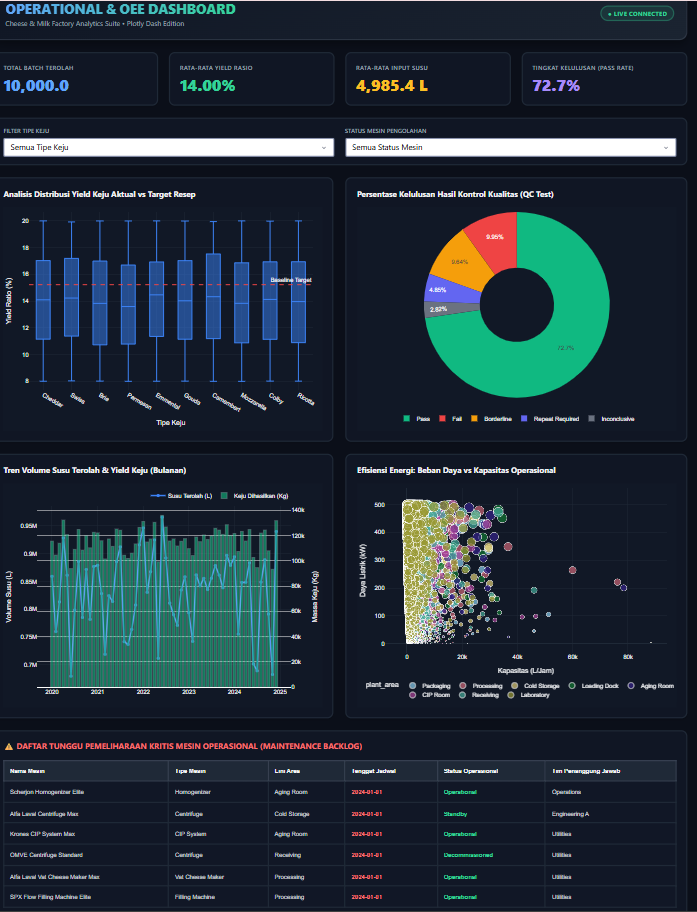

Generate this figure with Python:
"""
Plotly Dash Interactive Dashboard
Project: Cheese & Milk Factory Advanced Analytics Dashboard
Author: Antigravity AI
Date: 2026-06-02

This script runs a premium, production-grade interactive dashboard using Plotly Dash.
It connects to the SQLite Star Schema database, providing real-time data filters, 
dynamic charts, OEE metrics, and maintenance scheduling visual alerts.
"""

import os
import sqlite3
import pandas as pd
import plotly.express as px
import plotly.graph_objects as go
import dash
from dash import dcc, html, Input, Output, dash_table

# Initialize Dash App
app = dash.Dash(
    __name__,
    meta_tags=[{"name": "viewport", "content": "width=device-width, initial-scale=1"}],
    title="Cheese & Milk Factory Analytics Dashboard"
)

workspace_path = r"c:\Users\hpvic\OneDrive\Documents\Cheese & Milk Factory"
db_path = os.path.join(workspace_path, "factory_operations.db")

# Standard dark theme chart template
chart_layout_theme = dict(
    paper_bgcolor='rgba(17, 24, 39, 0.7)',
    plot_bgcolor='rgba(0,0,0,0)',
    font=dict(color='#F3F4F6', family='Inter, sans-serif'),
    xaxis=dict(gridcolor='#1F2937', zerolinecolor='#1F2937'),
    yaxis=dict(gridcolor='#1F2937', zerolinecolor='#1F2937')
)

# Fetch static dropdown values
conn = sqlite3.connect(db_path)
cheese_types = pd.read_sql("SELECT DISTINCT cheese_type FROM dim_recipes ORDER BY cheese_type", conn)['cheese_type'].tolist()
equipment_statuses = pd.read_sql("SELECT DISTINCT status FROM dim_equipment ORDER BY status", conn)['status'].tolist()
conn.close()

# Premium CSS Styles for inline injection (Space Dark Theme)
STYLES = {
    'body': {
        'backgroundColor': '#0B0F19',
        'color': '#F3F4F6',
        'fontFamily': 'Inter, system-ui, -apple-system, sans-serif',
        'margin': '0',
        'padding': '20px',
        'minHeight': '100vh'
    },
    'container': {
        'maxWidth': '1400px',
        'margin': '0 auto'
    },
    'header_card': {
        'background': 'linear-gradient(135deg, rgba(17, 24, 39, 0.8), rgba(31, 41, 55, 0.8))',
        'border': '1px solid rgba(75, 85, 99, 0.4)',
        'borderRadius': '16px',
        'padding': '24px',
        'marginBottom': '24px',
        'boxShadow': '0 10px 15px -3px rgba(0, 0, 0, 0.3)',
        'display': 'flex',
        'justifyContent': 'space-between',
        'alignItems': 'center'
    },
    'title': {
        'margin': '0',
        'fontSize': '28px',
        'fontWeight': '800',
        'letterSpacing': '-0.025em',
        'background': 'linear-gradient(to right, #60A5FA, #34D399)',
        'WebkitBackgroundClip': 'text',
        'WebkitTextFillColor': 'transparent'
    },
    'subtitle': {
        'margin': '4px 0 0 0',
        'color': '#9CA3AF',
        'fontSize': '14px'
    },
    'kpi_row': {
        'display': 'grid',
        'gridTemplateColumns': 'repeat(auto-fit, minmax(240px, 1fr))',
        'gap': '20px',
        'marginBottom': '24px'
    },
    'kpi_card': {
        'backgroundColor': 'rgba(17, 24, 39, 0.8)',
        'border': '1px solid #1F2937',
        'borderRadius': '12px',
        'padding': '20px',
        'boxShadow': '0 4px 6px -1px rgba(0, 0, 0, 0.1)',
        'position': 'relative',
        'overflow': 'hidden'
    },
    'kpi_value': {
        'fontSize': '32px',
        'fontWeight': '800',
        'margin': '8px 0 0 0'
    },
    'kpi_label': {
        'color': '#9CA3AF',
        'fontSize': '12px',
        'textTransform': 'uppercase',
        'letterSpacing': '0.05em',
        'fontWeight': '600'
    },
    'filter_row': {
        'backgroundColor': 'rgba(17, 24, 39, 0.8)',
        'border': '1px solid #1F2937',
        'borderRadius': '12px',
        'padding': '16px 20px',
        'marginBottom': '24px',
        'display': 'flex',
        'flexWrap': 'wrap',
        'gap': '20px',
        'alignItems': 'center'
    },
    'filter_group': {
        'flex': '1',
        'minWidth': '200px'
    },
    'filter_label': {
        'display': 'block',
        'color': '#9CA3AF',
        'fontSize': '12px',
        'marginBottom': '8px',
        'fontWeight': '600'
    },
    'charts_grid': {
        'display': 'grid',
        'gridTemplateColumns': 'repeat(auto-fit, minmax(580px, 1fr))',
        'gap': '24px',
        'marginBottom': '24px'
    },
    'chart_card': {
        'backgroundColor': 'rgba(17, 24, 39, 0.8)',
        'border': '1px solid #1F2937',
        'borderRadius': '12px',
        'padding': '20px',
        'boxShadow': '0 4px 6px -1px rgba(0, 0, 0, 0.1)'
    },
    'chart_title': {
        'margin': '0 0 16px 0',
        'fontSize': '16px',
        'fontWeight': '700',
        'color': '#F3F4F6'
    },
    'alert_card': {
        'backgroundColor': 'rgba(17, 24, 39, 0.8)',
        'border': '1px solid #1F2937',
        'borderRadius': '12px',
        'padding': '20px',
        'boxShadow': '0 4px 6px -1px rgba(0, 0, 0, 0.1)'
    }
}

# Dash App Layout
app.layout = html.Div(style=STYLES['body'], children=[
    html.Div(style=STYLES['container'], children=[
        
        # HEADER CARD
        html.Div(style=STYLES['header_card'], children=[
            html.Div([
                html.H1("OPERATIONAL & OEE DASHBOARD", style=STYLES['title']),
                html.P("Cheese & Milk Factory Analytics Suite • Plotly Dash Edition", style=STYLES['subtitle'])
            ]),
            html.Div(children=[
                html.Span("● LIVE CONNECTED", style={
                    'color': '#34D399', 
                    'fontWeight': '700', 
                    'fontSize': '12px',
                    'letterSpacing': '0.05em',
                    'border': '1px solid rgba(52, 211, 153, 0.3)',
                    'padding': '6px 12px',
                    'borderRadius': '20px',
                    'backgroundColor': 'rgba(52, 211, 153, 0.1)'
                })
            ])
        ]),

        # KPI CARDS ROW
        html.Div(id="kpi-cards-row", style=STYLES['kpi_row']),

        # FILTERS CARD
        html.Div(style=STYLES['filter_row'], children=[
            # Filter 1: Cheese Type Selection
            html.Div(style=STYLES['filter_group'], children=[
                html.Label("FILTER TIPE KEJU", style=STYLES['filter_label']),
                dcc.Dropdown(
                    id='cheese-type-dropdown',
                    options=[{'label': 'Semua Tipe Keju', 'value': 'ALL'}] + [{'label': t, 'value': t} for t in cheese_types],
                    value='ALL',
                    clearable=False,
                    style={'backgroundColor': '#1F2937', 'color': '#000'}
                )
            ]),
            
            # Filter 2: Equipment Status
            html.Div(style=STYLES['filter_group'], children=[
                html.Label("STATUS MESIN PENGOLAHAN", style=STYLES['filter_label']),
                dcc.Dropdown(
                    id='equipment-status-dropdown',
                    options=[{'label': 'Semua Status Mesin', 'value': 'ALL'}] + [{'label': s, 'value': s} for s in equipment_statuses],
                    value='ALL',
                    clearable=False,
                    style={'backgroundColor': '#1F2937', 'color': '#000'}
                )
            ])
        ]),

        # CHARTS GRID
        html.Div(style=STYLES['charts_grid'], children=[
            # Chart 1: Actual vs Target Yield Boxplot
            html.Div(style=STYLES['chart_card'], children=[
                html.H3("Analisis Distribusi Yield Keju Aktual vs Target Resep", style=STYLES['chart_title']),
                dcc.Graph(id='yield-distribution-chart', config={'displayModeBar': False})
            ]),
            
            # Chart 2: QC Quality Tests Pie Chart
            html.Div(style=STYLES['chart_card'], children=[
                html.H3("Persentase Kelulusan Hasil Kontrol Kualitas (QC Test)", style=STYLES['chart_title']),
                dcc.Graph(id='qc-outcomes-chart', config={'displayModeBar': False})
            ]),
            
            # Chart 3: Productive Volume Trends
            html.Div(style=STYLES['chart_card'], children=[
                html.H3("Tren Volume Susu Terolah & Yield Keju (Bulanan)", style=STYLES['chart_title']),
                dcc.Graph(id='production-volume-chart', config={'displayModeBar': False})
            ]),
            
            # Chart 4: Power Load vs Capacity
            html.Div(style=STYLES['chart_card'], children=[
                html.H3("Efisiensi Energi: Beban Daya vs Kapasitas Operasional", style=STYLES['chart_title']),
                dcc.Graph(id='energy-efficiency-chart', config={'displayModeBar': False})
            ])
        ]),

        # MAINTENANCE ALERT TABLE
        html.Div(style=STYLES['alert_card'], children=[
            html.H3("⚠️ DAFTAR TUNGGU PEMELIHARAAN KRITIS MESIN OPERASIONAL (MAINTENANCE BACKLOG)", style={
                'margin': '0 0 16px 0', 'fontSize': '16px', 'fontWeight': '700', 'color': '#F87171'
            }),
            html.Div(id="backlog-table-container")
        ])
    ])
])


# --- DYNAMIC INTERACTIVE CALLBACKS ---

@app.callback(
    [
        Output('kpi-cards-row', 'children'),
        Output('yield-distribution-chart', 'figure'),
        Output('qc-outcomes-chart', 'figure'),
        Output('production-volume-chart', 'figure'),
        Output('energy-efficiency-chart', 'figure'),
        Output('backlog-table-container', 'children')
    ],
    [
        Input('cheese-type-dropdown', 'value'),
        Input('equipment-status-dropdown', 'value')
    ]
)
def update_dashboard(selected_cheese, selected_status):
    # Establish SQLite connection
    conn = sqlite3.connect(db_path)
    
    # 1. KPI CARDS CALCULATION
    q_kpis = """
    SELECT 
        COUNT(p.batch_id) as total_batches,
        ROUND(AVG(p.cheese_yield_kg / p.milk_volume_liters * 100), 2) as avg_yield_pct,
        ROUND(AVG(p.milk_volume_liters), 1) as avg_milk_vol
    FROM fact_cheese_production p
    JOIN dim_recipes r ON p.recipe_id = r.recipe_id
    JOIN dim_equipment e ON p.equipment_id = e.equipment_id
    WHERE 1=1
    """
    params_kpis = []
    if selected_cheese != 'ALL':
        q_kpis += " AND r.cheese_type = ?"
        params_kpis.append(selected_cheese)
    if selected_status != 'ALL':
        q_kpis += " AND e.status = ?"
        params_kpis.append(selected_status)
        
    df_kpis = pd.read_sql(q_kpis, conn, params=params_kpis)
    total_batches = df_kpis.iloc[0]['total_batches'] or 0
    avg_yield = df_kpis.iloc[0]['avg_yield_pct'] or 0.0
    avg_milk = df_kpis.iloc[0]['avg_milk_vol'] or 0.0

    # Get Pass rate
    q_qc = """
    SELECT 
        outcome,
        COUNT(*) as count
    FROM fact_quality_tests q
    JOIN fact_cheese_production p ON q.batch_id = p.batch_id
    JOIN dim_recipes r ON p.recipe_id = r.recipe_id
    JOIN dim_equipment e ON q.equipment_id = e.equipment_id
    WHERE 1=1
    """
    params_qc = []
    if selected_cheese != 'ALL':
        q_qc += " AND r.cheese_type = ?"
        params_qc.append(selected_cheese)
    if selected_status != 'ALL':
        q_qc += " AND e.status = ?"
        params_qc.append(selected_status)
    q_qc += " GROUP BY outcome"
        
    df_qc = pd.read_sql(q_qc, conn, params=params_qc)
    total_tests = df_qc['count'].sum()
    passed_tests = df_qc[df_qc['outcome'] == 'Pass']['count'].sum()
    pass_rate = (passed_tests / total_tests * 100) if total_tests > 0 else 0.0

    kpi_cards = [
        html.Div(style=STYLES['kpi_card'], children=[
            html.Div("TOTAL BATCH TEROLAH", style=STYLES['kpi_label']),
            html.Div(f"{total_batches:,}", style={**STYLES['kpi_value'], 'color': '#60A5FA'})
        ]),
        html.Div(style=STYLES['kpi_card'], children=[
            html.Div("RATA-RATA YIELD RASIO", style=STYLES['kpi_label']),
            html.Div(f"{avg_yield:.2f}%", style={**STYLES['kpi_value'], 'color': '#34D399'})
        ]),
        html.Div(style=STYLES['kpi_card'], children=[
            html.Div("RATA-RATA INPUT SUSU", style=STYLES['kpi_label']),
            html.Div(f"{avg_milk:,.1f} L", style={**STYLES['kpi_value'], 'color': '#FBBF24'})
        ]),
        html.Div(style=STYLES['kpi_card'], children=[
            html.Div("TINGKAT KELULUSAN (PASS RATE)", style=STYLES['kpi_label']),
            html.Div(f"{pass_rate:.1f}%", style={**STYLES['kpi_value'], 'color': '#A78BFA'})
        ])
    ]

    # 2. CHART 1: CHEESE YIELD DISTRIBUTION BOXPLOT
    q_y_chart = """
    SELECT 
        r.cheese_type,
        (p.cheese_yield_kg / p.milk_volume_liters * 100) as yield_pct,
        r.yield_ratio_pct as target_yield_pct
    FROM fact_cheese_production p
    JOIN dim_recipes r ON p.recipe_id = r.recipe_id
    JOIN dim_equipment e ON p.equipment_id = e.equipment_id
    WHERE 1=1
    """
    params_yc = []
    if selected_cheese != 'ALL':
        q_y_chart += " AND r.cheese_type = ?"
        params_yc.append(selected_cheese)
    if selected_status != 'ALL':
        q_y_chart += " AND e.status = ?"
        params_yc.append(selected_status)
        
    df_y_chart = pd.read_sql(q_y_chart, conn, params=params_yc)
    fig_yield = px.box(
        df_y_chart, 
        x='cheese_type', 
        y='yield_pct', 
        points="outliers",
        color_discrete_sequence=['#3B82F6']
    )
    fig_yield.add_hline(y=df_y_chart['target_yield_pct'].mean(), line_dash="dash", line_color="#EF4444", annotation_text="Baseline Target")
    fig_yield.update_layout(
        margin=dict(l=40, r=20, t=10, b=40),
        xaxis_title="Tipe Keju",
        yaxis_title="Yield Ratio (%)",
        **chart_layout_theme
    )

    # 3. CHART 2: QC OUTCOMES PIE / DONUT
    q_qc_chart = """
    SELECT 
        q.outcome,
        COUNT(*) as count
    FROM fact_quality_tests q
    JOIN fact_cheese_production p ON q.batch_id = p.batch_id
    JOIN dim_recipes r ON p.recipe_id = r.recipe_id
    JOIN dim_equipment e ON q.equipment_id = e.equipment_id
    WHERE 1=1
    """
    params_qcc = []
    if selected_cheese != 'ALL':
        q_qc_chart += " AND r.cheese_type = ?"
        params_qcc.append(selected_cheese)
    if selected_status != 'ALL':
        q_qc_chart += " AND e.status = ?"
        params_qcc.append(selected_status)
    q_qc_chart += " GROUP BY q.outcome"
    
    df_qcc = pd.read_sql(q_qc_chart, conn, params=params_qcc)
    
    color_map = {
        'Pass': '#10B981',
        'Borderline': '#F59E0B',
        'Fail': '#EF4444',
        'Repeat Required': '#6366F1',
        'Inconclusive': '#6B7280'
    }
    
    fig_qc = px.pie(
        df_qcc, 
        names='outcome', 
        values='count', 
        hole=0.4, 
        color='outcome',
        color_discrete_map=color_map
    )
    fig_qc.update_layout(
        margin=dict(l=20, r=20, t=10, b=20),
        legend=dict(orientation="h", yanchor="bottom", y=-0.15, xanchor="center", x=0.5),
        **chart_layout_theme
    )

    # 4. CHART 3: PRODUCTION TRENDS LINE CHART (RESOLVED DUP KEYWORD ARGS)
    q_trend = """
    SELECT 
        d.year || '-' || printf('%02d', d.month) as year_month,
        SUM(p.milk_volume_liters) as total_milk,
        SUM(p.cheese_yield_kg) as total_cheese
    FROM fact_cheese_production p
    JOIN dim_recipes r ON p.recipe_id = r.recipe_id
    JOIN dim_equipment e ON p.equipment_id = e.equipment_id
    JOIN dim_date d ON p.production_date = d.date_str
    WHERE 1=1
    """
    params_trend = []
    if selected_cheese != 'ALL':
        q_trend += " AND r.cheese_type = ?"
        params_trend.append(selected_cheese)
    if selected_status != 'ALL':
        q_trend += " AND e.status = ?"
        params_trend.append(selected_status)
    q_trend += " GROUP BY d.year, d.month ORDER BY d.year, d.month"
    
    df_trend = pd.read_sql(q_trend, conn, params=params_trend)
    
    fig_trend = go.Figure()
    fig_trend.add_trace(go.Scatter(
        x=df_trend['year_month'], y=df_trend['total_milk'],
        name='Susu Terolah (L)', mode='lines+markers', line=dict(color='#3B82F6', width=3)
    ))
    fig_trend.add_trace(go.Bar(
        x=df_trend['year_month'], y=df_trend['total_cheese'],
        name='Keju Dihasilkan (Kg)', yaxis='y2', opacity=0.6, marker_color='#10B981'
    ))
    
    # First apply standard theme
    fig_trend.update_layout(
        **chart_layout_theme
    )
    # Then apply custom layout specifications to avoid Python dict unpacking duplicate keyword error
    fig_trend.update_layout(
        margin=dict(l=40, r=40, t=10, b=40),
        yaxis=dict(title='Volume Susu (L)', gridcolor='#1F2937', zerolinecolor='#1F2937'),
        yaxis2=dict(title='Massa Keju (Kg)', overlaying='y', side='right'),
        legend=dict(orientation="h", yanchor="bottom", y=1.02, xanchor="right", x=1)
    )

    # 5. CHART 4: ENERGY EFFICIENCY SCATTER
    q_energy = """
    SELECT 
        equipment_type,
        capacity_liters_hr,
        power_consumption_kw,
        plant_area
    FROM dim_equipment
    WHERE capacity_liters_hr > 0
    """
    params_energy = []
    if selected_status != 'ALL':
        q_energy += " AND status = ?"
        params_energy.append(selected_status)
        
    df_energy = pd.read_sql(q_energy, conn, params=params_energy)
    fig_energy = px.scatter(
        df_energy, 
        x='capacity_liters_hr', 
        y='power_consumption_kw',
        color='plant_area',
        size='power_consumption_kw',
        hover_data=['equipment_type'],
        color_discrete_sequence=px.colors.qualitative.Safe
    )
    fig_energy.update_layout(
        margin=dict(l=40, r=20, t=10, b=40),
        xaxis_title="Kapasitas (L/Jam)",
        yaxis_title="Daya Listrik (kW)",
        legend=dict(orientation="h", yanchor="bottom", y=-0.3, xanchor="center", x=0.5),
        **chart_layout_theme
    )

    # 6. TABLE: BACKLOG MAINTENANCE ALERT
    q_table = """
    SELECT 
        equipment_name as "Nama Mesin",
        equipment_type as "Tipe Mesin",
        plant_area as "Lini Area",
        next_maintenance_due as "Tenggat Jadwal",
        status as "Status Operasional",
        responsible_team as "Tim Penanggung Jawab"
    FROM dim_equipment
    WHERE date(next_maintenance_due) < date('2026-06-02')
    """
    params_table = []
    if selected_status != 'ALL':
        q_table += " AND status = ?"
        params_table.append(selected_status)
    q_table += " ORDER BY next_maintenance_due ASC LIMIT 6"
    
    df_table = pd.read_sql(q_table, conn, params=params_table)
    
    table_element = dash_table.DataTable(
        data=df_table.to_dict('records'),
        columns=[{"name": i, "id": i} for i in df_table.columns],
        style_header={
            'backgroundColor': '#1F2937',
            'color': '#F3F4F6',
            'fontWeight': '700',
            'border': '1px solid #374151'
        },
        style_cell={
            'backgroundColor': 'rgba(17, 24, 39, 0.4)',
            'color': '#D1D5DB',
            'padding': '12px',
            'fontFamily': 'Inter, sans-serif',
            'fontSize': '12px',
            'textAlign': 'left',
            'border': '1px solid #1F2937'
        },
        style_data_conditional=[
            {
                'if': {'column_id': 'Tenggat Jadwal'},
                'color': '#F87171',
                'fontWeight': '600'
            },
            {
                'if': {'column_id': 'Status Operasional'},
                'color': '#34D399',
                'fontWeight': '600'
            }
        ]
    )

    conn.close()
    
    return kpi_cards, fig_yield, fig_qc, fig_trend, fig_energy, table_element


# Run Dash App
if __name__ == '__main__':
    print("Initializing Dash Board local server on http://127.0.0.1:8050 ...")
    app.run(debug=True, port=8050)
